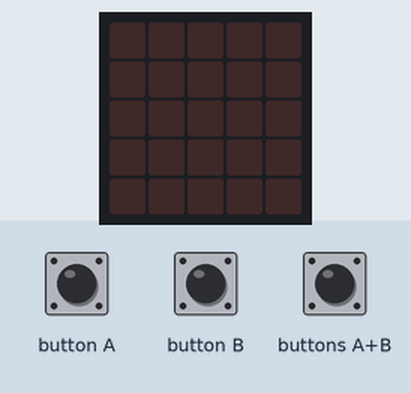
Simulated run of this program. Board: BBC micro:bit (MakeCode). On the bench: the board's 5×5 LED display. Inputs (shaded band) come from the test bench. Random numbers come from a fixed seed.

Above: at 1.2 s.
1.3 s: buttons A+B pressed for 0.15 s
At 2.6 s:
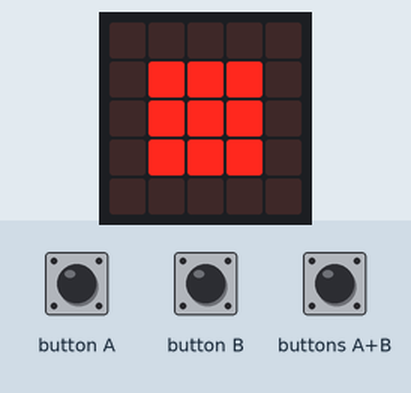
2.9 s: buttons A+B pressed for 1 s
At 5.1 s:
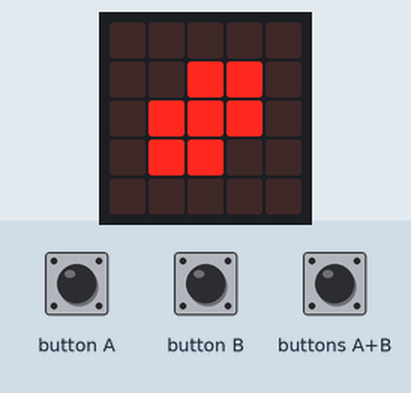
5.4 s: buttons A+B pressed 5 times (0.12 s each, 0.3 s apart)
At 8.1 s:
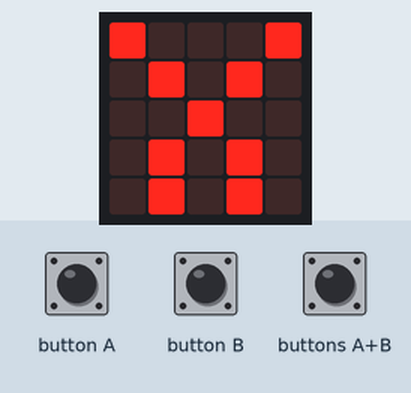
Timing chart, 0 to 9.6 s (numbered marks = the images above; inputs shaded):
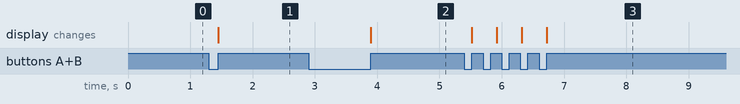

The program:

main.ts
```typescript
let symbole = 0
input.onButtonPressed(Button.AB, function () {
    symbole = randint(1, 3)
    if (symbole == 1) {
        basic.showLeds(`
            . . . . .
            . # # # .
            . # # # .
            . # # # .
            . . . . .
            `)
    } else if (symbole == 2) {
        basic.showLeds(`
            # . . . #
            . # . # .
            . . # . .
            . # . # .
            . # . # .
            `)
    } else {
        basic.showLeds(`
            . . . . .
            . . # # .
            . # # # .
            . # # . .
            . . . . .
            `)
    }
})
```

test.ts
```typescript
// les tests vont ici ; cela ne sera pas compilé si ce paquet est utilisé en tant qu'extension.
```

Measured:
- after the input at 1.3 s, the display: changes after 0.15 s (image 1)
- after the input at 2.9 s, the display: changes after 1.0 s (image 2)
- after the input at 5.4 s, the display: first changes after 0.12 s (image 3 shows a later state)
